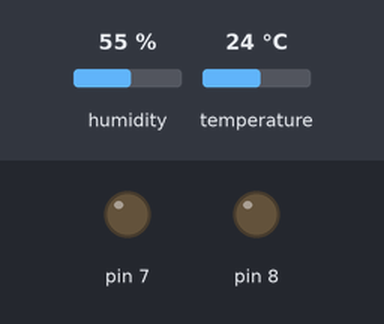
The sketch below on a simulated Arduino Uno, built with avr-gcc and run on an emulated ATmega328P. Parts: output pins drawn as LEDs (lit = HIGH). The inputs (shaded band) are chosen by the test bench; at power-on: humidity 55 %, temperature 24 °C. What the sketch prints to the serial monitor is not drawn.

Above: at 4.8 s.
4.9 s: humidity set to 79 %
11.2 s: humidity set to 82 %
At 14.4 s:
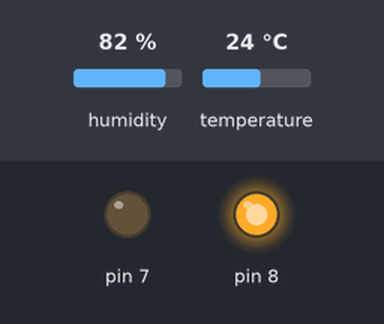
16.2 s: temperature set to 26.7 °C
21.2 s: temperature set to 27.8 °C
At 26.9 s:
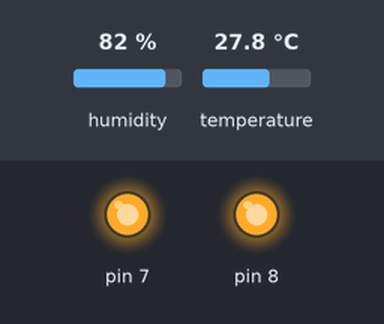
27.5 s: humidity set to 22 %
At 35.4 s:
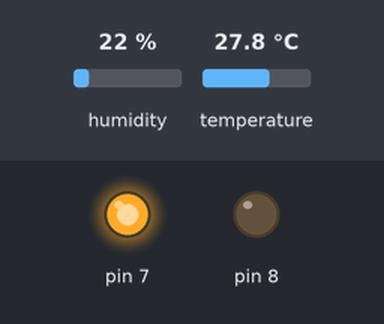
36.8 s: humidity set to 88 %
At 41.4 s:
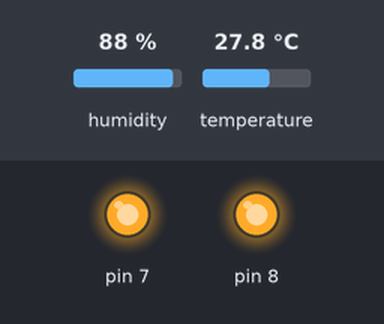
Timing chart, 0 to 42.9 s (numbered marks = the images above; inputs shaded):
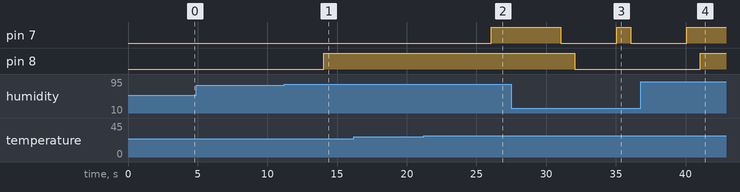

The sketch:

SENSOR.ino
```cpp
// Experiment of DHT22 digital temperature reader

//DHT11 Data line connected to Arduino digital IO 2

// Name:- M.Pugazhendi
// Date:-  19thAug2016
// Version:- V0.1
// e-mail:- muthuswamy.pugazhendi@gmail.com

//Libraries
#include <DHT.h>

//Constants
#define DHTPIN 2     // what pin we're connected to
#define DHTTYPE DHT22   // DHT22

DHT dht(DHTPIN, DHTTYPE); // Initialize DHT sensor for normal 16mhz Arduino

//Variables
float hum;  //Stores humidity value
float temp; //Stores temperature value

void setup()
{
  //Initialize serial port
  Serial.begin(9600);

  Serial.println("DHT22 sensor testing");
  pinMode (7, OUTPUT);
  pinMode (8, OUTPUT);


  //Initialize the DHT sensor
  dht.begin();
}

void loop()
{
    float converted = 0.00;

    //Read data and store it to variables hum and temp
    hum = dht.readHumidity();
    temp= dht.readTemperature();

    Serial.print("Celsius = ");
    Serial.print(temp);
    //Print degree symbol
    Serial.write(176);
    Serial.println("C");
Serial.print("Humidity =");
    Serial.println(hum);
    delay(2000);
if (temp>27){
  digitalWrite(7, HIGH);  // turn the LED on (HIGH is the voltage level)
  delay(1000);


}
if (hum>80){
    digitalWrite(8, HIGH);  // turn the LED on (HIGH is the voltage level)
  delay(1000);
}
else {
    digitalWrite(7, LOW);   // turn the LED off by making the voltage LOW
  delay(1000);
    digitalWrite(8, LOW);   // turn the LED off by making the voltage LOW
  delay(1000);
}
                     // wait for a secon                  // wait for a second

    //2000mS delay between reads

}
```

Measured:
- the behaviour switches between 80 and 81 % on humidity (found by bisection; images 0 and 1)
- the behaviour switches between 27 and 27.1 °C on temperature (found by bisection; images 1 and 2)
- after the input at 4.9 s, every drawn part: stays the same
- after the input at 11.2 s, pin 8: LOW → HIGH after 2.8 s
- after the input at 16.2 s, every drawn part: stays the same
- after the input at 21.2 s, pin 7: LOW → HIGH after 4.9 s
- after the input at 27.5 s, pin 7: HIGH → LOW after 3.6 s, → HIGH 4.0 s later, → LOW 1.0 s later; pin 8: HIGH → LOW after 4.6 s
- after the input at 36.8 s, pin 7: goes on until 40.1 s, then stays HIGH; pin 8: LOW → HIGH after 4.3 s
